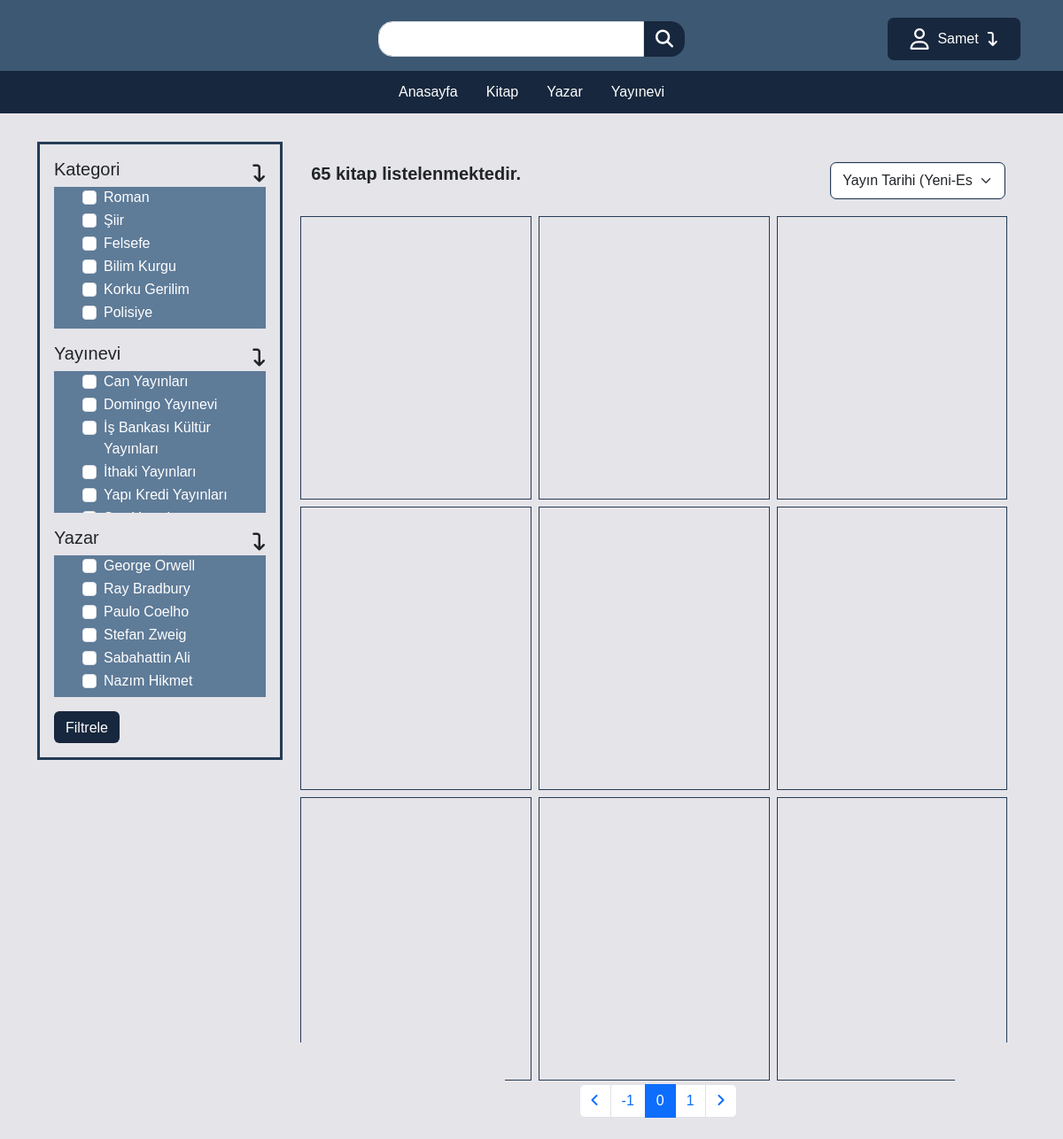
The page /pages/kitapsec.php?page=0 (signed in) on the database its author committed.
### tables this page shows
CREATE TABLE `kategori` (
  `id` int(11) NOT NULL,
  `isim` varchar(20) NOT NULL
);

CREATE TABLE `yayinevi` (
  `id` int(11) NOT NULL,
  `isim` varchar(40) NOT NULL
);

CREATE TABLE `yazar` (
  `id` int(11) NOT NULL,
  `isim` varchar(30) NOT NULL,
  `ozgecmis` text NOT NULL,
  `resim` varchar(30) NOT NULL
);

### pages/kitapsec.php (the view, shortened to what this page needs)
<?php include '../php/baglan.php';?>
<!DOCTYPE html>
<html lang="en">
<head>
    <link href="https://cdn.jsdelivr.net/npm/bootstrap@5.3.0-alpha1/dist/css/bootstrap.min.css" rel="stylesheet">
    <link rel="stylesheet" href="../css/style.css">
    <link rel="stylesheet" href="../css/kitapsec.css">
</head>
<body>
    <?php include 'header.php';?>
    <?php
        $toplam_sorgu="";
        if(isset($_GET['siralama'])) {
            switch($_GET['siralama']) {
                case '1':
                    $siralama = "order by kitap.id desc";
                    break;
                case '2':
                    $siralama = "order by kitap.id asc";
                    break;
                case '3':
                    $siralama = "order by kitap.isim asc";
                    break;
                case '4':
                    $siralama = "order by kitap.isim desc";
                    break;
            }
        }
        else {
            $siralama = "order by kitap.id desc";
        }
         $kitaplar = $db->query("SELECT kitap.*, yazar.isim as yazar_isim,
         yayinevi.isim as yayinevi_isim, yazar.isim as yazar_isim
         FROM ((kitap inner join yazar on kitap.yazar_id = yazar.id)
         inner join yayinevi on kitap.yayinevi_id = yayinevi.id) $toplam_sorgu
         $siralama")->fetchAll(PDO::FETCH_ASSOC);
         $kategoriler = $db->query('SELECT * FROM kategori')->fetchAll(PDO::FETCH_ASSOC);
         $yayinevleri = $db->query('SELECT * FROM yayinevi')->fetchAll(PDO::FETCH_ASSOC);
         $yazarlar = $db->query('SELECT * FROM yazar')->fetchAll(PDO::FETCH_ASSOC);
    ?>
    <div class="container">
        <div class="filter-menu w-25">
            <div class="baslik" onclick="listeAcKapat('kategori-liste')">
                <h5>Kategori</h5>
                <i class="fa-solid fa-arrow-turn-down fa-lg mt-3"></i>
            </div>
            <ul id="kategori-liste">
                <?php foreach($kategoriler as $kategori) { ?>
                    <li class="form-check">
                        <input class="form-check-input" type="checkbox" id="<?= $kategori['id'] ?>" value="kategori">
                        <label class="form-check-label" for="<?= $kategori['isim'] ?>"><?= $kategori['isim'] ?></label>
                    </li>
                <?php } ?>
            </ul>
            <div class="baslik" onclick="listeAcKapat('yayinevi-liste')">
                <h5>Yayınevi</h5>
                <i class="fa-solid fa-arrow-turn-down fa-lg mt-3"></i>
            </div>
            <ul id="yayinevi-liste">
                <?php foreach($yayinevleri as $yayinevi) { ?>
                    <li class="form-check">
                        <input class="form-check-input" type="checkbox" id="<?= $yayinevi['id'] ?>" value="yayinevi">
                        <label class="form-check-label"><?= $yayinevi['isim'] ?></label>
                    </li>
                <?php } ?>
            </ul>
            <div class="baslik" onclick="listeAcKapat('yazar-liste')">
                <h5>Yazar</h5>
                <i class="fa-solid fa-arrow-turn-down fa-lg mt-3"></i>
            </div>
            <ul id="yazar-liste">
                <?php foreach($yazarlar as $yazar) { ?>
                    <li class="form-check">
                        <input class="form-check-input" type="checkbox"  id="<?= $yazar['id'] ?>" value="yazar">
                        <label class="form-check-label"><?= $yazar['isim'] ?></label>
                    </li>
                <?php } ?>
            </ul>
            <button onclick="filtrele()" class="btn btnmini">Filtrele</button>
        </div>
        <div class="book-menu w-75">
            <div class="head">
                <h5>
                    <?= count($kitaplar) ?> kitap  listelenmektedir.
                </h5>
                <select class="form-select selectbar">
                    <option value="1" <?php if($_GET['siralama']=='1') echo 'selected' ?>>
                        Yayın Tarihi (Yeni-Eski)
                    </option>
                </select>
            </div>
            <?php
                    $baslangic=0;
                    $sayfa=1;
                    $son_sayfa = ceil(count($kitaplar)/9);
                    if(isset($_GET['page'])) {
                        $sayfa = $_GET['page'];
                        $baslangic = ($sayfa-1)*9;
                    }
                    $bitis = $baslangic + 9;
                    for($i=$baslangic;$i<$bitis;$i++) { ?>
                <a class="book-group" href="kitapdetay.php?id=<?= $kitaplar[$i]['id'] ?>">
                </a>
            <?php } ?>
            <nav class="paging_nav">
                <?php
                    $komut_satiri = "";
                ?>
                <ul class="pagination">
                    <li class="page-item <?php if($sayfa==1) echo 'disabled'?>">
                    <a class="page-link" href="kitapsec.php?page=<?=$sayfa-1?><?=$komut_satiri?>"><i class="fa-solid fa-angle-left"></i></a>
                    </li>
                    <?php
                        $link = $sayfa - 1;
                        if($sayfa!=1)
                            echo ('<li class="page-item">
                                    <a class="page-link" href="kitapsec.php?page='.$link.''.$komut_satiri.'">'.$link.'</a>
                                  </li>');
                        echo ('<li class="page-item active">
                                    <a class="page-link" href="#">'.$sayfa.'</a>
                                </li>');
                        $link = $sayfa + 1;
                        if($sayfa!=$son_sayfa)
                            echo ('<li class="page-item">
                                    <a class="page-link" href="kitapsec.php?page='.$link.''.$komut_satiri.'">'.$link.'</a>
                                  </li>');
                    ?>
                    <li class="page-item <?php if($son_sayfa==$sayfa) echo 'disabled'?>">
                    <a class="page-link" href="kitapsec.php?page=<?=$sayfa+1?><?=$komut_satiri?>"><i class="fa-solid fa-angle-right"></i></a>
                    </li>
                </ul>
            </nav>
        </div>
    </div>
</body>
</html>

### pages/header.php (shortened to what this page needs)
<header>
    <div class="search-box">
        <input type="search" class="form-control" id="input">
        <button class="btn btnsearch" onClick="kitapAra()">
            <i class="fa fa-search fa-lg"></i>
        </button>
        <div class="profilbox">
            <i class="fa-regular fa-user fa-xl"></i>
            <label><?= $_SESSION['kullanici_ad'] ?></label>
            <i class="fa-solid fa-arrow-turn-down"></i>
        </div>
    </div>
    <nav class="navbar">
        <ul class="nav">
            <li class="nav-item"><a href="anasayfa.php" class="nav-link">Anasayfa</a></li>
            <li class="nav-item"><a href="kitapsec.php?page=1" class="nav-link">Kitap</a></li>
            <li class="nav-item"><a href="yazarsec.php" class="nav-link">Yazar</a></li>
            <li class="nav-item"><a href="yayinevisec.php" class="nav-link">Yayınevi</a></li>
        </ul>
    </nav>
</header>

### css/style.css (style rules this page uses)
* { font-family: sans-serif; }
body { background-color: #e5e4e9; }
.search-box { margin: 0; padding: 0; box-sizing: border-box; height: 5rem; width: 100%; display: flex; flex-direction: row; justify-content: center; background-color: #3d5872; }
.search-box .form-control { height: 2.5rem; margin-top: 1.5rem; }
.search-box #input { width: 25%; border-radius: 0; border-top-left-radius: 1rem; border-bottom-left-radius: 1rem; }
.profilbox { position: absolute; right: 3rem; height: 3rem; margin-top: 1.25rem; padding: 0.75rem; background-color: #17273d; color: white; border-radius: 7px; display: flex; justify-content: center; align-items: center; gap: 10px; min-width: 150px; }
.btnsearch { height: 2.5rem; margin-top: 1.5rem; border-radius: 0; border-top-right-radius: 1rem ; border-bottom-right-radius: 1rem ; background-color: #17273d; color:white; }
.btnmini { height: 2.25rem; background-color: #17273d; color:white; }
.navbar { margin: 0; padding: 0; box-sizing: border-box; background-color: #17273d; display: flex; height: 3rem; justify-content: center; margin-bottom: 2rem; }
.navbar ul li a { color:#fff; position: relative; display: inline-block; }
.navbar ul li a::before { content: ''; position: absolute; left:0; width: 100%; height: 2px; background-color: #fff; transform: scaleX(0); transition: transform 0.25s; bottom: 5px; }

### css/kitapsec.css (style rules this page uses)
.container { display: flex; }
.filter-menu { border: 3px #243b55 solid; padding: 1rem; height: max-content; }
.filter-menu .baslik { display: flex; justify-content: space-between; }
.filter-menu ul { list-style:none; overflow-y: scroll; max-height: 10rem; background-color: #5e7b98; color: white; }
.book-menu { margin-left: 0.5rem; padding: 0.5rem; display: flex; flex-wrap: wrap; }
.book-menu .head { width: 100%; margin: 1rem; display: flex; justify-content: space-between; }
.book-menu .selectbar { width: 25%; display: inline; outline: 1px #243b55 solid; height: 2.5rem; }
.book-menu h5 { font-weight: 700; display: inline; }
.book-group { border: 1px #243b55 solid; padding: 0.75rem 1rem; width: 32%; height: 20rem; margin: 0.25rem; display: flex; flex-direction: column; align-items: center; text-decoration: none; color: #000; overflow: hidden; text-align: center; }
.paging_nav { display: flex; width: 100%; justify-content: center; }

### rows shown on the page
kategori: isim "Roman"
kategori: isim "Şiir"
kategori: isim "Felsefe"
kategori: isim "Bilim Kurgu"
kategori: isim "Korku Gerilim"
kategori: isim "Polisiye"
yayinevi: isim "Can Yayınları"
yayinevi: isim "Domingo Yayınevi"
yayinevi: isim "İş Bankası Kültür Yayınları"
yayinevi: isim "İthaki Yayınları"
yayinevi: isim "Yapı Kredi Yayınları"
yazar: isim "George Orwell"
yazar: isim "Ray Bradbury"
yazar: isim "Paulo Coelho"
yazar: isim "Stefan Zweig"
yazar: isim "Sabahattin Ali"
yazar: isim "Nazım Hikmet"

### other values the page prints
$_SESSION['kullanici_ad'] "Samet"
count($kitaplar) "65"
$link "-1"
$sayfa "0"
$link "1"
